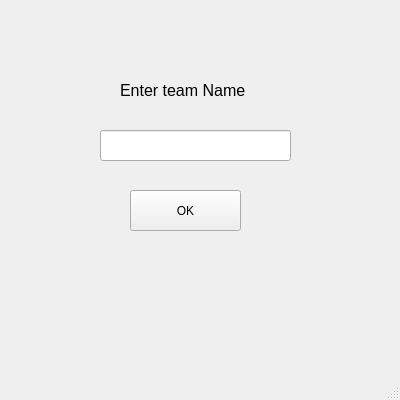
<?xml version="1.0" encoding="UTF-8"?>
<ui version="4.0">
 <class>MainWindow</class>
 <widget class="QMainWindow" name="MainWindow">
  <property name="geometry">
   <rect>
    <x>0</x>
    <y>0</y>
    <width>400</width>
    <height>400</height>
   </rect>
  </property>
  <property name="windowTitle">
   <string>MainWindow</string>
  </property>
  <widget class="QWidget" name="centralwidget">
   <widget class="QLabel" name="teamLabel">
    <property name="geometry">
     <rect>
      <x>120</x>
      <y>80</y>
      <width>151</width>
      <height>21</height>
     </rect>
    </property>
    <property name="font">
     <font>
      <pointsize>12</pointsize>
     </font>
    </property>
    <property name="text">
     <string>Enter team Name</string>
    </property>
   </widget>
   <widget class="QLineEdit" name="teamName">
    <property name="geometry">
     <rect>
      <x>100</x>
      <y>130</y>
      <width>191</width>
      <height>31</height>
     </rect>
    </property>
   </widget>
   <widget class="QPushButton" name="submitButton">
    <property name="geometry">
     <rect>
      <x>130</x>
      <y>190</y>
      <width>111</width>
      <height>41</height>
     </rect>
    </property>
    <property name="text">
     <string>OK</string>
    </property>
   </widget>
  </widget>
  <widget class="QMenuBar" name="menubar">
   <property name="geometry">
    <rect>
     <x>0</x>
     <y>0</y>
     <width>400</width>
     <height>25</height>
    </rect>
   </property>
  </widget>
  <widget class="QStatusBar" name="statusbar"/>
 </widget>
 <resources/>
 <connections/>
</ui>
